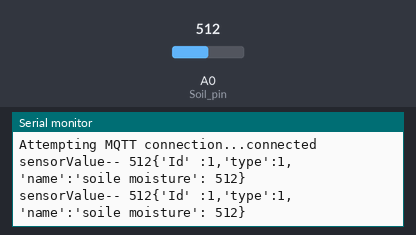
The sketch below on a simulated ESP8266 (NodeMCU). Parts: the last lines printed to the serial monitor. The test bench sets the inputs (shaded band); at power-on: A0 (Soil_pin) = 512. WiFi joins after 1.5 s; servers stay silent unless stated; random numbers use the default seed unless the sketch sets one; no MQTT or app messages arrive unless stated.

Above: at 2.7 s.
2.8 s: A0 (Soil_pin) set to 781
At 3.3 s:
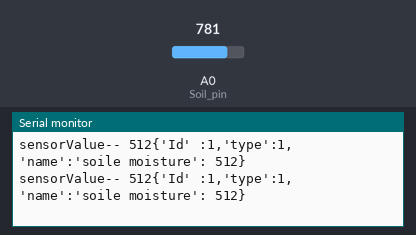
4.3 s: A0 (Soil_pin) set to 815
At 5.1 s:
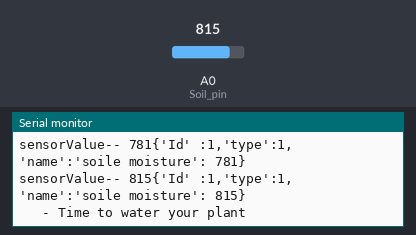
Timing chart, 0 to 7.3 s (numbered marks = the images above; inputs shaded):
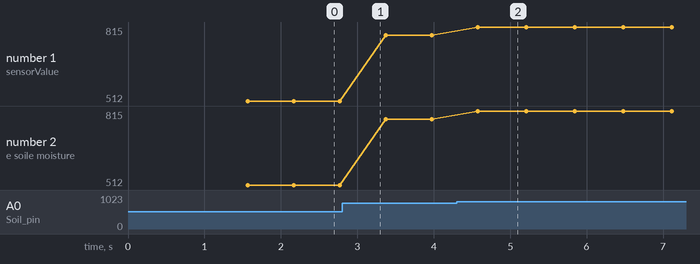

Measured:
- the behaviour switches between 799 and 800 on A0 (Soil_pin) (found by bisection; images 1 and 2)
- after the input at 4.3 s, the serial monitor: prints a new line after 0.28 s (image 2)
- plotted number 1: 512 → 781 after the input at 2.8 s, 781 → 815 after the input at 4.3 s
- plotted number 2: 512 → 781 after the input at 2.8 s, 781 → 815 after the input at 4.3 s

The sketch:

soil_moisture_mqtt.ino
```cpp
#include <ArduinoJson.h>  // jsan library
#include <ESP8266WiFi.h>  //esp 8266 wifi library
#include <PubSubClient.h>   // pubclish library
int Soil_pin = A0;     // analog pin soile moisture
int red_LED = D3; //    LED IF NEED OF WATER
int thresholdValue =800;
//char d11[32];
char s22[32];
//===================pass and ssid========================================================================================
const char* ssid = "satyam";
const char* password = "satyam1020";
const char* mqtt_server = "  ";//using server id
char val[200];
#define mqtt_port 1883

//======================== wifi client===========================================================================================
WiFiClient wifiClient;
PubSubClient client(wifiClient);

//====================wifi setup=================================================================================================

void setup_wifi() {
   Serial.begin(115200);
  while (!Serial) {
    ; // wait for serial port to connect. Needed for native USB port only
  }
    delay(10);
    // We start by connecting to a WiFi network
    Serial.println();
    Serial.print("Connecting to ");
    Serial.println(ssid);
    WiFi.begin(ssid, password);
    while (WiFi.status() != WL_CONNECTED) {
      delay(500);

      Serial.print(".");
    }
    randomSeed(micros());
    Serial.println("");
    Serial.println("WiFi connected");
    Serial.println("IP address: ");
    Serial.println(WiFi.localIP());
    digitalWrite(D2,HIGH);
}
//===============================reconnect function=====================================================

void reconnect() {
  // Loop until we're reconnected
  while (!client.connected()) {
    Serial.print("Attempting MQTT connection...");
    // Create a random client ID
    String clientId = "ESP32Client-";
    clientId += String(random(0xffff), HEX);
    // Attempt to connect
    if (client.connect(clientId.c_str())) {
      Serial.println("connected");
      //Once connected, publish an announcement...
     // client.publish("/icircuit/presence/ESP32/", "hello world");
     //client.publish("outTopic", "Hello from ESP8266 testing tynor");
      // ... and resubscribe
      client.subscribe("outTopic");

    } else {
      Serial.print("failed, rc=");
      Serial.print(client.state());
      Serial.println(" try again in 5 seconds");
      // Wait 5 seconds before retrying
      delay(5000);
    }
  }
}

void callback(char* topic, byte *payload, unsigned int length) {
    Serial.println("-------new message from broker-----");
    //Serial.print("channel:");
    //Serial.println(topic);
    //Serial.print("data:");

    Serial.write(payload, length);
    Serial.println();


}

void setup()
{
   Serial.begin(115200);
  Serial.setTimeout(500);// Set time out for
 setup_wifi();
  client.setServer(mqtt_server, mqtt_port);
 client.setCallback(callback);
  reconnect();
   Serial.println();
  pinMode(Soil_pin, INPUT);
  digitalWrite(red_LED, LOW);
  Serial.begin(9600);
}

void loop() {
  int sensorValue = analogRead(Soil_pin);
 // Serial.print(sensorValue);
  if(sensorValue < thresholdValue){
   Serial.print("sensorValue");
   Serial.print("-- ");
   Serial.print(sensorValue);
   sprintf(s22, " %02d",sensorValue);
   String a1="{'Id' :1,'type':1,'name':'soile moisture':";
   String a2= s22;
   String a3= "}";
   String e1=a1+a2+a3;
   Serial.println(e1);
    client.publish("outTopic",String(e1).c_str());

   digitalWrite(red_LED,HIGH);
   delay(100);
    }
    else
    {
   Serial.print("sensorValue");
   Serial.print("-- ");
   Serial.print(sensorValue);
   sprintf(s22, " %02d",sensorValue);
   String a1="{'Id' :1,'type':1,'name':'soile moisture':";
   String a2= s22;
   String a3= "}";
   String e1=a1+a2+a3;
   Serial.println(e1);
     client.publish("outTopic",String(e1).c_str());

  // client.publish("outTopic",String(sensorValue).c_str());
   Serial.println("   - Time to water your plant");
   digitalWrite(red_LED,HIGH);
   delay(100);

    }
     delay(500);
    }
```
